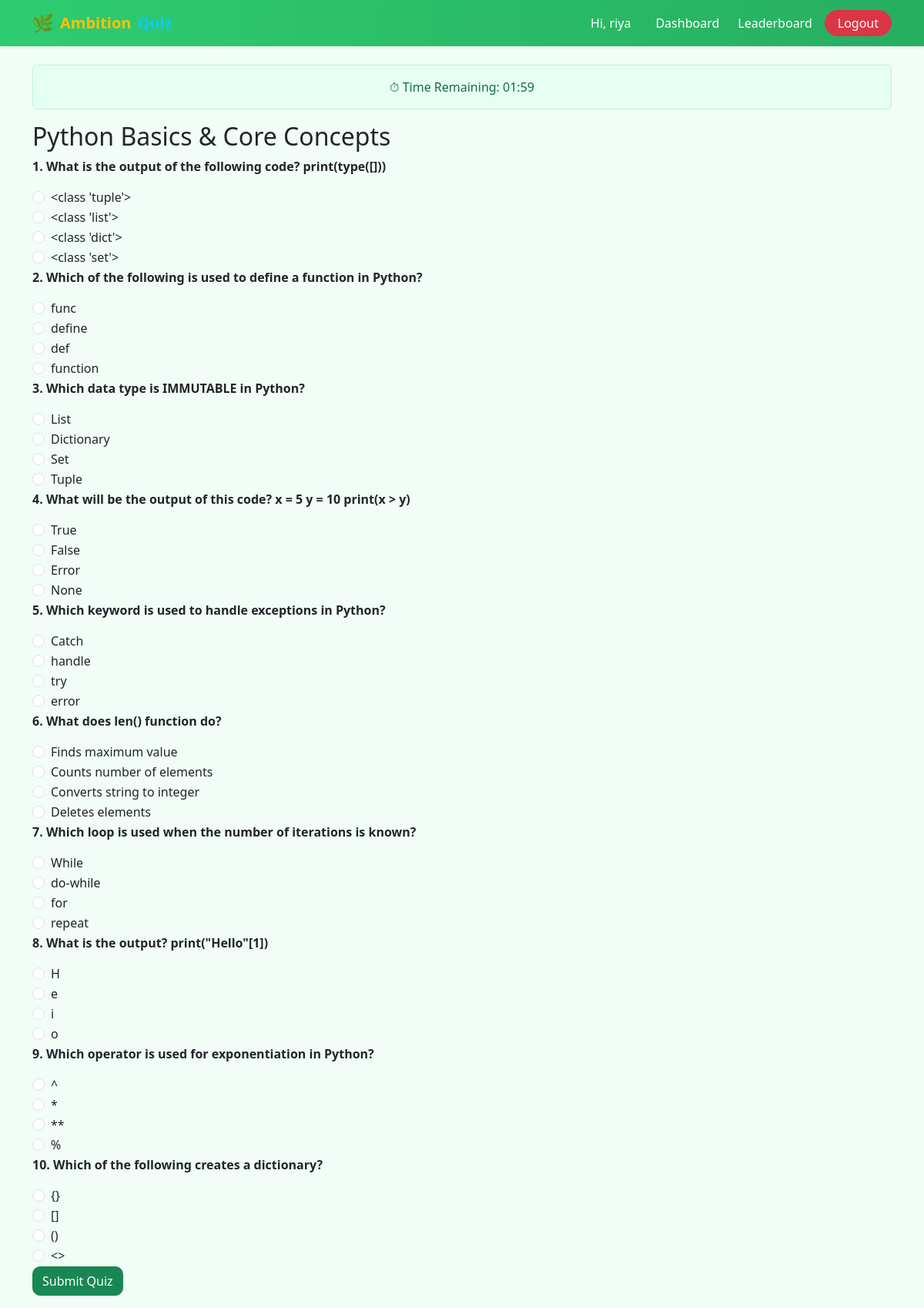
Page /quiz/2/ (signed in) on the committed database.
### quiz/models.py (models this page shows, shortened)
class Quiz(models.Model):
    title = models.CharField(max_length=100)

class Question(models.Model):
    quiz = models.ForeignKey(Quiz, on_delete=models.CASCADE)
    question_text = models.CharField(max_length=255)
    option1 = models.CharField(max_length=100)
    option2 = models.CharField(max_length=100)
    option3 = models.CharField(max_length=100)
    option4 = models.CharField(max_length=100)
    correct_option = models.CharField(max_length=100)

### quiz/views.py (the view, shortened to what this page needs)
# urls.py: path('quiz/<int:quiz_id>/', views.quiz_detail, name='quiz_detail'),
@login_required
def quiz_detail(request, quiz_id):
    quiz = get_object_or_404(Quiz, id=quiz_id)
    questions = Question.objects.filter(quiz=quiz)
    total_questions = questions.count()
    return render(request, 'quiz/quiz_detail.html', {
        'quiz': quiz,
        'questions': questions
    })

### quiz/templates/quiz/quiz_detail.html (shortened to what this page needs)
{% extends 'quiz/base.html' %}
{% block content %}
<div class="alert alert-warning text-center">
    ⏱ Time Remaining: <span id="timer">02:00</span>
</div>
<h2>{{ quiz.title }}</h2>
<form method="post" id="quizForm">
  {% for question in questions %}
    <div class="mb-3">
      <p><b>{{ forloop.counter }}. {{ question.question_text }}</b></p>
      <div class="form-check">
  <input class="form-check-input"
         type="radio"
         name="question_{{ question.id }}"
         value="{{ question.option1 }}"
         required>
  <label class="form-check-label">{{ question.option1 }}</label>
</div>
<div class="form-check">
  <input class="form-check-input"
         type="radio"
         name="question_{{ question.id }}"
         value="{{ question.option2 }}">
  <label class="form-check-label">{{ question.option2 }}</label>
</div>
<div class="form-check">
  <input class="form-check-input"
         type="radio"
         name="question_{{ question.id }}"
         value="{{ question.option3 }}">
  <label class="form-check-label">{{ question.option3 }}</label>
</div>
<div class="form-check">
  <input class="form-check-input"
         type="radio"
         name="question_{{ question.id }}"
         value="{{ question.option4 }}">
  <label class="form-check-label">{{ question.option4 }}</label>
</div>
  {% endfor %}
  <button type="submit" class="btn btn-primary">Submit Quiz</button>
</form>
{% endblock %}

### quiz/templates/quiz/base.html (shortened to what this page needs)
<!DOCTYPE html>
<html lang="en">
<head>
    <link href="https://cdn.jsdelivr.net/npm/bootstrap@5.3.2/dist/css/bootstrap.min.css" rel="stylesheet">
    {% load static %}
    <link rel="stylesheet" href="{% static 'quiz/style.css' %}">
</head>
<body>
<nav class="navbar navbar-expand-lg navbar-dark shadow-sm"
     style="background: linear-gradient(90deg, #2ecc71, #27ae60);">
  <div class="container">
    <a class="navbar-brand d-flex align-items-center gap-2 fw-bold" href="/">
      <span style="font-size: 1.4rem;">🌿</span>
      <span class="text-warning">Ambition</span>
      <span class="text-info">Quiz</span>
    </a>
    <div class="collapse navbar-collapse" id="navbarNav">
      <ul class="navbar-nav ms-auto align-items-center">
        {% if user.is_authenticated %}
          <li class="nav-item me-2">
            <span class="nav-link text-light">
              Hi, {{ user.username }}
            </span>
          </li>
          <li class="nav-item">
            <a class="nav-link text-light" href="{% url 'dashboard' %}">
              Dashboard
            </a>
          </li>
          <li class="nav-item">
            <a class="nav-link text-light" href="{% url 'leaderboard' %}">
              Leaderboard
            </a>
          </li>
          <li class="nav-item ms-2">
            <a class="btn btn-danger px-3 py-1 rounded-pill"
               href="{% url 'logout' %}">
              Logout
            </a>
          </li>
        {% endif %}
      </ul>
    </div>
  </div>
</nav>
<div class="container mt-4">
    {% block content %}
    {% endblock %}
</div>
</body>
</html>

### quiz/static/quiz/style.css (style rules this page uses)
body { background-color: #f1fdf6; color: #212529; font-family: "Segoe UI", Roboto, Arial, sans-serif; }
.navbar { background: linear-gradient(90deg, #30ed95, #286e59); }
.navbar .nav-link { color: #ffffff !important; font-weight: 500; margin-left: 8px; }
.btn { border-radius: 10px; font-weight: 500; }
.btn-primary { background-color: #198754; border-color: #198754; }
.alert-warning { background-color: #e6fff3; color: #146c43; border: 1px solid #b7f5d8; font-weight: 500; }
a { color: #198754; text-decoration: none; }

### rows in the picture
Quiz: title "Python Basics & Core Concepts"
Question: question_text "What is the output of the following code? print(type([]))", option1 "<class 'tuple'>", option2 "<class 'list'>", option3 "<class 'dict'>", option4 "<class 'set'>"
Question: question_text "Which of the following is used to define a function in Python?", option1 "func", option2 "define", option3 "def", option4 "function"
Question: question_text "Which data type is IMMUTABLE in Python?", option1 "List", option2 "Dictionary", option3 "Set", option4 "Tuple"
Question: question_text "What will be the output of this code? x = 5 y = 10 print(x > y)", option1 "True", option2 "False", option3 "Error", option4 "None"
Question: question_text "Which keyword is used to handle exceptions in Python?", option1 "Catch", option2 "handle", option3 "try", option4 "error"
Question: question_text "What does len() function do?", option1 "Finds maximum value", option2 "Counts number of elements", option3 "Converts string to integer", option4 "Deletes elements"
Question: question_text "Which loop is used when the number of iterations is known?", option1 "While", option2 "do-while", option3 "for", option4 "repeat"
Question: question_text "What is the output? print(\"Hello\"[1])", option1 "H", option2 "e", option3 "i", option4 "o"
Question: question_text "Which operator is used for exponentiation in Python?", option1 "^", option2 "*", option3 "**", option4 "%"
Question: question_text "Which of the following creates a dictionary?", option1 "{}", option2 "[]", option3 "()", option4 "<>"

### other values in the picture
{{ user.username }} "riya"
